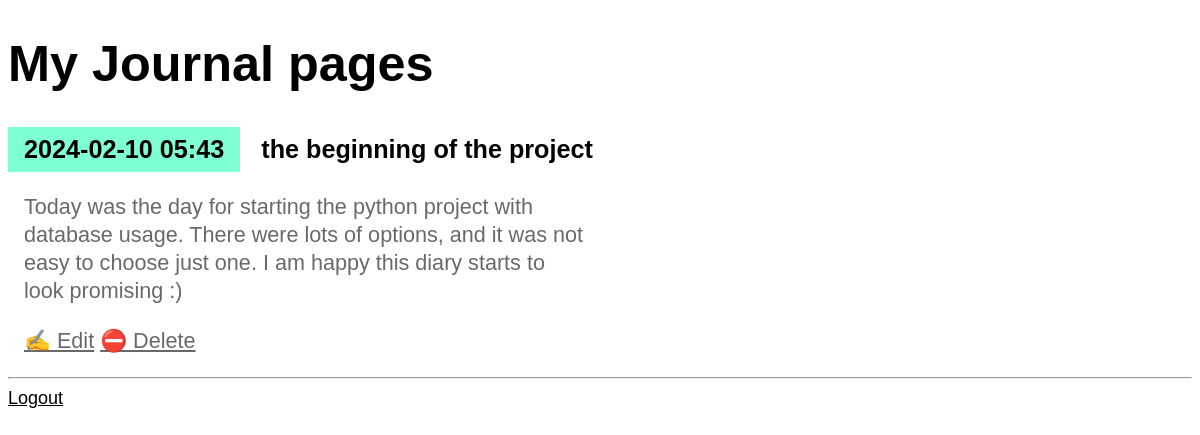
Screenshot of /entry/1 (signed in) with the database file from the repository.
### entries/models.py (models this page shows, shortened)
class Entry(models.Model):
    title = models.CharField(max_length=200)
    content = models.TextField()
    date_created = models.DateTimeField(default=timezone.now)
    class Meta:
        verbose_name_plural = "Entries"

### entries/views.py (the view)
class EntryDetailView(LockedView, DetailView):
    model = Entry

### entries/templates/entries/entry_detail.html
{% extends "entries/base.html" %}
{% block content %}
<article>
    <h2>{{ entry.date_created|date:'Y-m-d H:i' }}</h2>
    <h3>{{ entry.title }}</h3>
    <p>{{ entry.content }}</p>
</article>
<p>
    <a href="{% url 'entry-update' entry.id %}">✍️ Edit</a>
    <a href="{% url 'entry-delete' entry.id %}">⛔ Delete</a>
</p>
{% endblock %}

### entries/templates/entries/base.html (shortened to what this page needs)
{% load static %}
<!DOCTYPE html>
<html lang="en">
<head>
    <link rel="stylesheet" href="{% static 'css/diary.css' %}">
</head>
<body>
    <h1><a href="/">My Journal pages</a></h1>
    {% block content %}{% endblock %}
    <hr>
    <a href="{% url 'admin:logout' %}">Logout</a>
</body>
</html>

### entries/static/css/diary.css (style rules this page uses)
* { box-sizing: border-box; }
body { font-family: sans-serif; font-size: 18px; }
a { color: inherit; }
h1 { font-size: 2.8em; }
h1 a { text-decoration: none; }
h2, h3 { font-size: 1.4em; margin: 0; display: inline-block; padding: 0.5rem 1rem; vertical-align: top; }
h2 { background-color: aquamarine; }
article { margin-bottom: 0.5rem; }
p { font-size: 1.2em; padding-left: 1rem; line-height: 1.3em; max-width: 36rem; color: dimgray; }

### rows the page displays
Entry: date_created "2024-02-10 05:43", title "the beginning of the project", content "Today was the day for starting the python project with database usage. There were lots of options, and it was not easy to choose just one. I am happy this diary starts to look promising :)"
